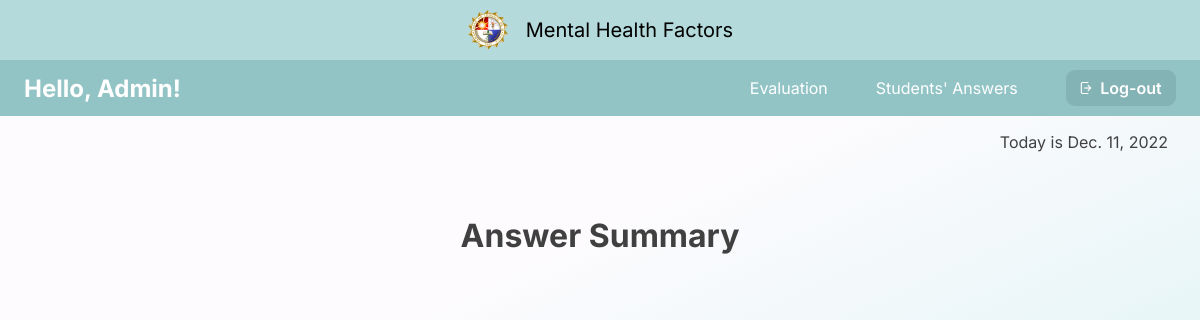
Before: /student_answer/29 with the older database file.
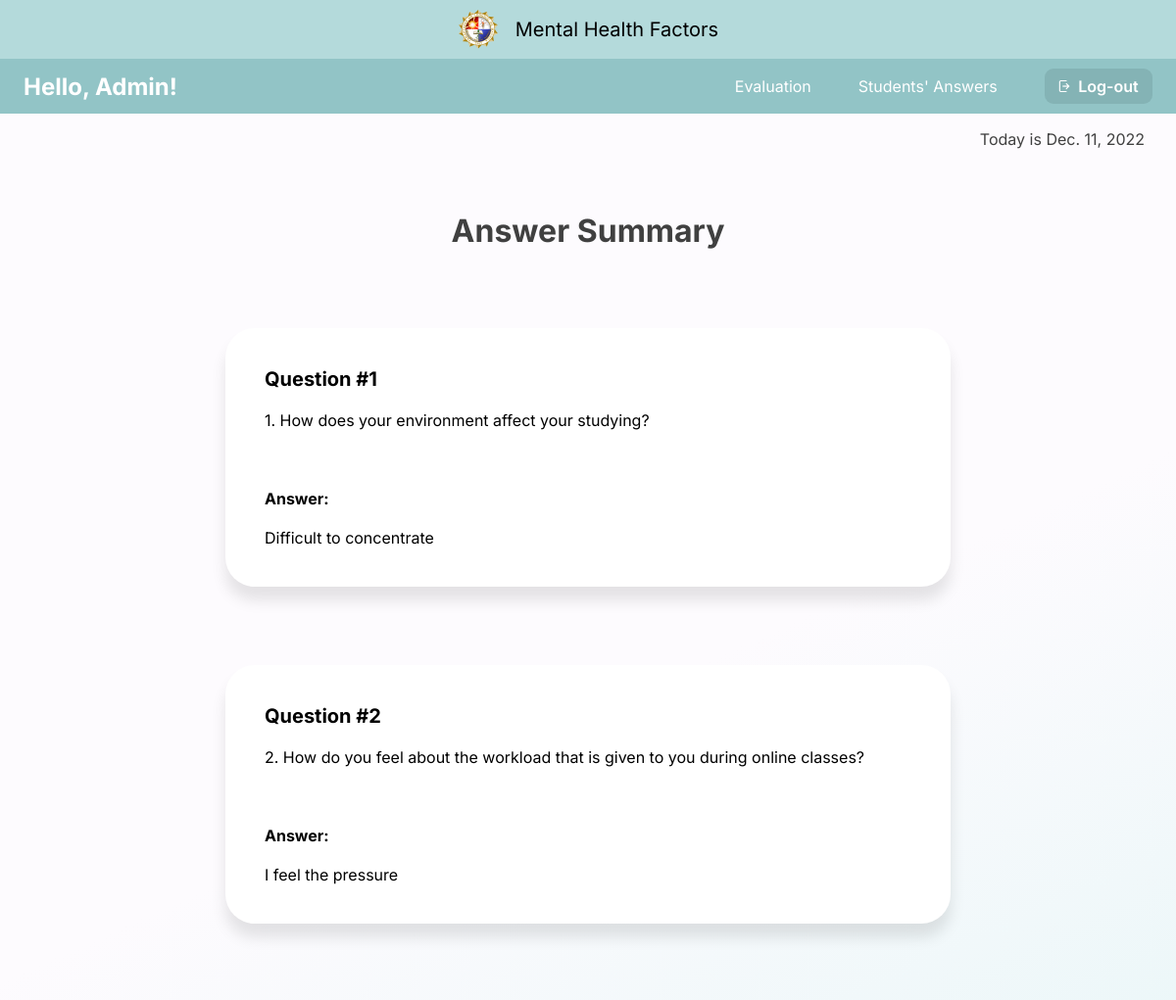
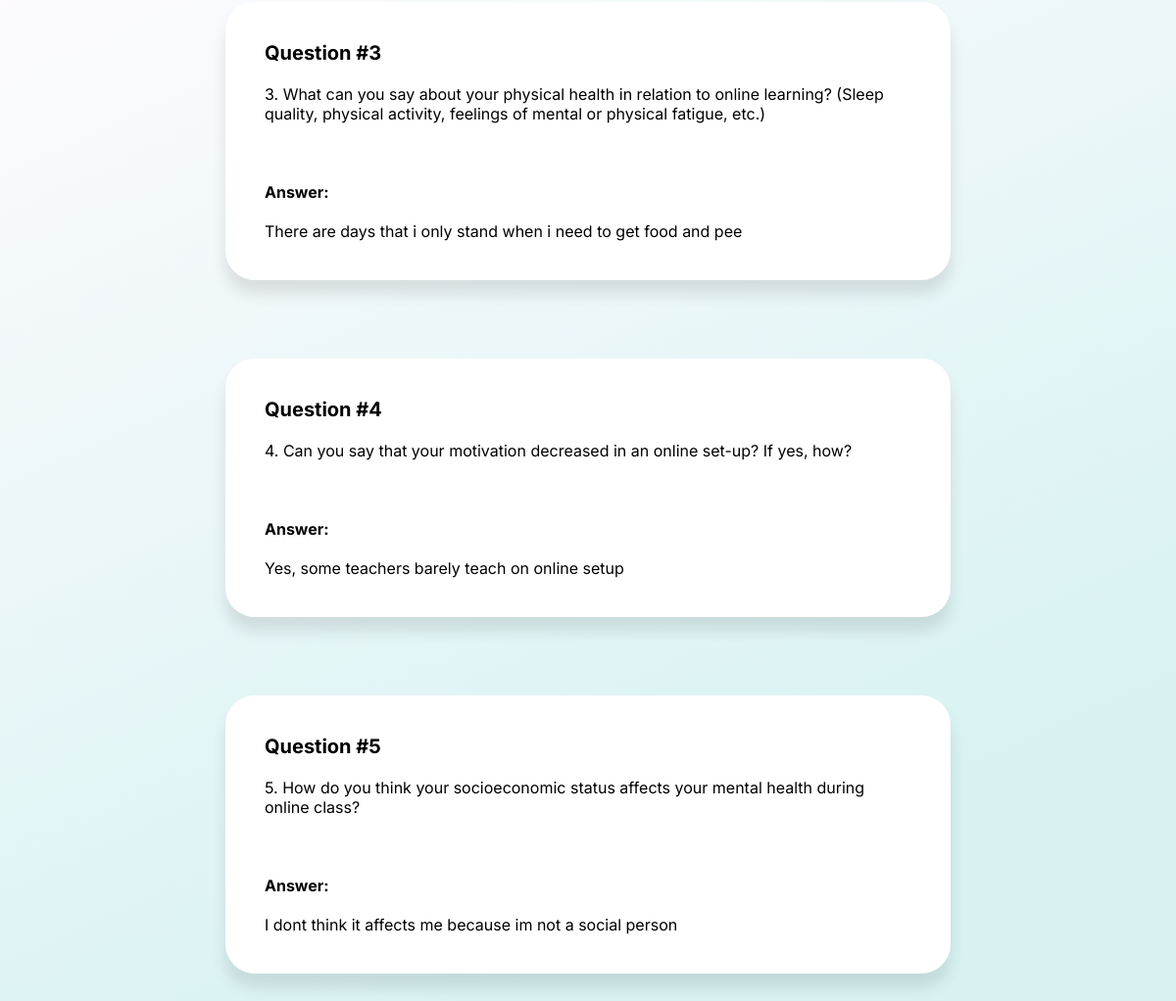
After: the same page with the newer database file (2 pictures, top to bottom).
### capswebsite/models.py (models this page shows, shortened)
class Answers(models.Model):
    email_error_message = 'Email must be: @plm.edu.ph'
    email_regex = RegexValidator(
    regex=r'^[A-Za-z0-9._%+-]+@plm.edu.ph$',
    message=email_error_message
    )
    ID_error_message = 'Faculty ID must be entered in format: 20XXXXXXX'
    ID_regex = RegexValidator(
        regex=r'^20\d{7}$',
        message=ID_error_message
    )
    Year_CHOICES = (
        ('1', '1'),
        ('2', '2'),
        ('3', '3'),
        ('4', '4'),
        ('5', '5'),
        ('6', '6'),
    )
    email = models.EmailField(verbose_name="Email",max_length=60,validators=[email_regex],blank=True)
    firstName = models.CharField(max_length=100, verbose_name='First Name', null=True,blank=True)
    lastName = models.CharField(max_length=100, verbose_name='Last Name', null=True,blank=True)
    numberID = models.CharField(max_length=100,validators=[ID_regex], verbose_name='Number ID', null=True,blank=True)
    college= models.ForeignKey(College, verbose_name='College',null=True,blank=True,on_delete=models.CASCADE)
    course= models.ForeignKey(Course, verbose_name='Course',null=True,blank=True,on_delete=models.CASCADE)
    year = models.CharField(max_length=10, choices=Year_CHOICES, verbose_name='Year', null=True,blank=True)
    block = models.CharField(max_length=10, verbose_name='Block', null=True,blank=True)
    question1 = models.CharField(max_length=1000, verbose_name="question1",null=True, blank =True)
    question2 = models.CharField(max_length=1000, verbose_name="question2",null=True, blank =True)
    question3 = models.CharField(max_length=1000, verbose_name="question3",null=True, blank =True)
    question4 = models.CharField(max_length=1000, verbose_name="question4",null=True, blank =True)
    question5 = models.CharField(max_length=1000, verbose_name="question5",null=True, blank =True)

### capswebsite/views.py (the view)
# urls.py: re_path(r'^student_answer/(?P<pk>[a-zA-Z0-9]+$)', views.student_answer, name='student_answer'),
def student_answer(request, pk):
    context={}
    date2day = date.today() #datetime = date + time
    answers = Answers.objects.filter(id=pk)
    context = {'answers':answers}
    context['date2day'] = date2day
    return render(request, 'admin/student_answer.html',context)

### capswebsite/templates/admin/student_answer.html (shortened to what this page needs)
{% load static %}
{% include 'admin/admin_navbar.html' %}
{% block content %}
<p class="date-time">Today is {{date2day}}</p>
<div class="title">Answer Summary</div>
        {% for ans in answers %}
        <div class="qna">
            <span>Question #1</span>
            <br><br>
            1. How does your environment affect your studying?
            <br><br><br><br>
            <label for="answer"><b>Answer:</b></label>
            <br><br>
            {{ans.question1}}
        </div>
        <div class="qna">
            <span>Question #2</span>
            <br><br>
            2. How do you feel about the workload that is given to you during online classes?
            <br><br><br><br>
            <label for="answer"><b>Answer:</b></label>
            <br><br>
            {{ans.question2}}
        </div>
        <div class="qna">
            <span>Question #3</span>
            <br><br>
            3. What can you say about your physical health in relation to online learning? (Sleep quality, physical activity, feelings of mental or physical fatigue, etc.)
            <br><br><br><br>
            <label for="answer"><b>Answer:</b></label>
            <br><br>
            {{ans.question3}}
        </div>
        <div class="qna">
            <span>Question #4</span>
            <br><br>
            4. Can you say that your motivation decreased in an online set-up? If yes, how?
            <br><br><br><br>
            <label for="answer"><b>Answer:</b></label>
            <br><br>
            {{ans.question4}}
        </div>
        <div class="qna">
            <span>Question #5</span>
            <br><br>
            5. How do you think your socioeconomic status affects your mental health during online class?
            <br><br><br><br>
            <label for="answer"><b>Answer:</b></label>
            <br><br>
            {{ans.question5}}
        </div>
{%endfor%}
{% endblock %}

Changed rows visible on the page:
added Answers: question1 "Difficult to concentrate", question2 "I feel the pressure", question3 "There are days that i only stand when i need to get food and pee", question4 "Yes, some teachers barely teach on online setup", question5 "I dont think it affects me because im not a social person"
